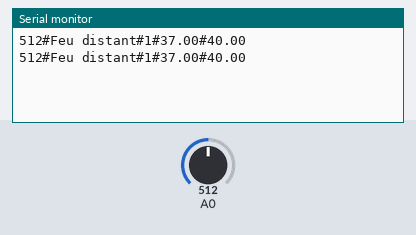
Bench run of a sketch on a simulated Arduino Uno, built with avr-gcc and run on an emulated ATmega328P. On the bench: the last lines printed to the serial monitor. Inputs (shaded band) come from the test bench; at power-on: A0 = 512.

Above: at 1.8 s.
1.9 s: A0 set to 665
At 2.9 s:
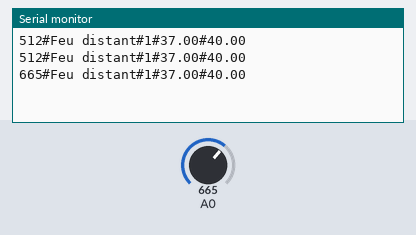
3.4 s: A0 set to 691
At 4.8 s:
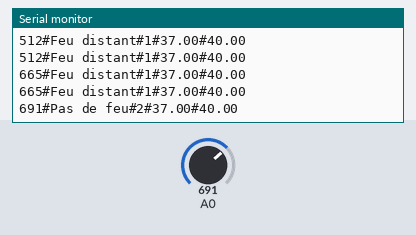

Measured:
- the behaviour switches between 682 and 683 on A0 (found by bisection; images 1 and 2)
- after the input at 1.9 s, the serial monitor: prints a new line after 0.20 s (image 1)
- after the input at 3.4 s, the serial monitor: prints a new line after 0.77 s (image 2)

The sketch:

RMA.ino
```cpp
#include <SoftwareSerial.h>
//#include "dht.h"

#define rxPin 11 // Broche 11 en tant que RX, à raccorder sur TX du HC-05
#define txPin 10 // Broche 10 en tant que TX, à raccorder sur RX du HC-05

SoftwareSerial mySerial(rxPin, txPin);

//dht DHT;

// lowest and highest sensor readings:
const int sensorMin = 0;     // sensor minimum
const int sensorMax = 1024;  // sensor maximum

void setup()
{
 // define pin modes for tx, rx pins:
 pinMode(rxPin, INPUT);
 pinMode(txPin, OUTPUT);
 mySerial.begin(9600);
 Serial.begin(9600);
}

void loop()
{
  //int i = 0;
  //char someChar[32] = {0};

  //DHT.read11(A1);

  //Serial.print("Current humidity = ");
  //Serial.print(DHT.humidity);
  //float h=DHT.humidity;

  float h=40;

  //Serial.print("%  ");
  //Serial.print("temperature = ");
  //Serial.print(DHT.temperature);
  //float t=DHT.temperature;

  float t=37;

  //Serial.println("C  ");

  // read the sensor on analog A0:
  int sensorReading = analogRead(A0);

  // map the sensor range (four options):
  int range = map(sensorReading, sensorMin, sensorMax, 0, 3);

  // range value:
    switch (range) {
    case 0:    // A fire closer than 1.5 feet away.
      mySerial.println(String(sensorReading)+"#Feu proche#"+String(range)+"#"+String(t)+"#"+String(h));
      Serial.println(String(sensorReading)+"#Feu proche#"+String(range)+"#"+String(t)+"#"+String(h));
      break;
    case 1:    // A fire between 1-3 feet away.
      mySerial.println(String(sensorReading)+"#Feu distant#"+String(range)+"#"+String(t)+"#"+String(h));
      Serial.println(String(sensorReading)+"#Feu distant#"+String(range)+"#"+String(t)+"#"+String(h));
      break;
    case 2:    // No fire detected.
      mySerial.println(String(sensorReading)+"#Pas de feu#"+String(range)+"#"+String(t)+"#"+String(h));
      Serial.println(String(sensorReading)+"#Pas de feu#"+String(range)+"#"+String(t)+"#"+String(h));
      break;
    }

  // when characters arrive over the serial port...
  //if(Serial.available()) {
  // do{
  // someChar[i++] = Serial.read();
  // delay(3000);
  // }while (Serial.available() > 0);
  // mySerial.println(someChar);
  // Serial.println(someChar);
  //}
  //while(mySerial.available())
  // Serial.print((char)mySerial.read());
  //}

  delay(1000);
}
```
